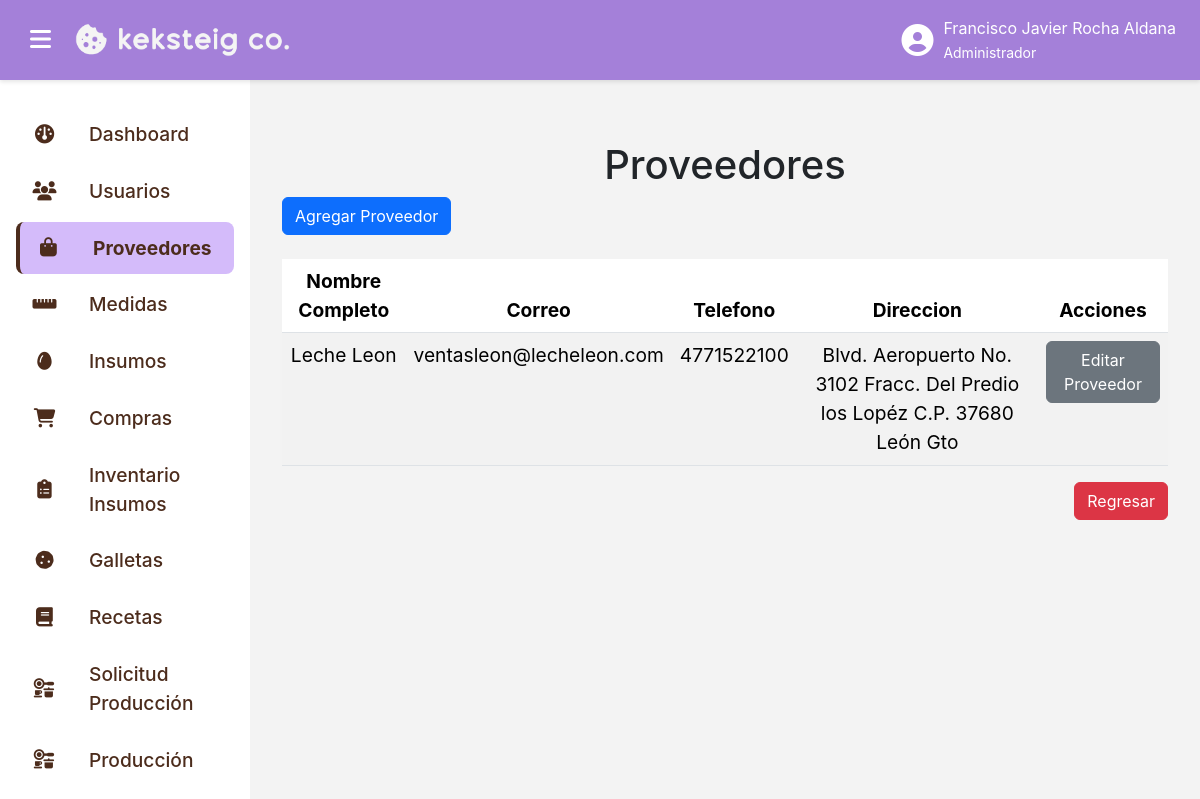
/proveedores/lista_proveedores/ (signed in), run on the app's committed database.
### proveedores_app/models.py (models this page shows, shortened)
class Proveedor(models.Model):
    nombre = models.TextField(max_length=100)
    email = models.TextField(max_length=100)
    telefono = models.TextField(max_length=15)
    direccion = models.TextField(max_length=200)

### proveedores_app/views.py (the view, shortened to what this page needs)
# urls.py: path("lista_proveedores/", login_required(ListaProveedoresView.as_view()), name="lista_proveedores"),
class ListaProveedoresView(PermissionRequiredMixin, TemplateView):
    permission_required = ["proveedores_app.view_Proveedor"]
    login_url = "login"
    template_name = "lista_proveedores.html"
    def get_context_data(self):
        lista = Proveedor.objects.all()
        return {
            "lista": lista
        }

### proveedores_app/templates/lista_proveedores.html (shortened to what this page needs)
{% extends "base.html" %}
{% load static %}
{% block content %}
<div class="pantalla-completa">
    <div class="menu">
        <h1 class="text-center">
            Proveedores
        </h1>
        <a class="btn btn-primary" href="{% url "crear_proveedores" %}">
            Agregar Proveedor
        </a>
        <div class="row d-flex mt-4">
            <div class="col-lg-12 col-md-12 col-sm-12 col-12">
                <div class="d-flex align-items-center justify-content-center">
                    <table class="table table-hover table-striped">
                        <thead>
                            <th class="text-center">
                                Nombre Completo
                            </th>
                            <th class="text-center">
                                Correo
                            </th>
                            <th class="text-center">
                                Telefono
                            </th>
                            <th class="text-center">
                                Direccion
                            </th>
                            <th class="text-center">
                                Acciones
                            </th>
                        </thead>
                        <tbody>
                            {% for item in lista %}
                                <tr>
                                    <td class="text-center">
                                        {{ item.nombre }}
                                    </td>
                                    <td class="text-center">
                                        {{ item.email }}
                                    </td>
                                    <td class="text-center">
                                        {{ item.telefono }}
                                    </td>
                                    <td class="text-center">
                                        {{ item.direccion }}
                                    </td>
                                    <td class="text-center">
                                        <a class="btn btn-secondary" href="{% url "editar_proveedores" item.id %}">
                                            Editar Proveedor
                                        </a>
                                    </td>
                                </tr>
                            {% endfor %}
                        </tbody>
                    </table>
                </div>
            </div>
        </div>
        <div class="d-flex align-items-center justify-content-end">
            <a class="btn btn-danger" href="{% url "home" %}">
                Regresar
            </a>
        </div>
    </div>
</div>
{% endblock content %}

### templates/base.html (shortened to what this page needs)
{% load static %}
<!DOCTYPE html>
<html lang="es">
<head>
    <link rel="stylesheet" href="{% static 'css/bootstrap.min.css' %}">
    <link href="https://cdnjs.cloudflare.com/ajax/libs/font-awesome/6.7.2/css/all.min.css" rel="stylesheet">
    <link rel="stylesheet" href="{% static 'css/styles.css' %}">
</head>
<body>
    <div class="topbar">
        <div class="d-flex align-items-center gap-3">
            <button class="sidebar-toggle" id="menuToggle">
                <i class="fas fa-bars"></i>
            </button>
            <a href="{% url 'home' %}" style="text-decoration: none;" class="logo-container">
                <img src="{% static 'image/logo-horizontal-light.png' %}" alt="Don Galleto Logo" class="logo">
            </a>
        </div>
        <div class="user-info">
            <i class="fas fa-user-circle"></i>
            <span>
                {{ user.first_name }} {{ user.last_name }}
                <br>
                <small>
                    {% for group in user.groups.all %}
                        {{ group.name }}
                    {% empty %}
                        El usuario no pertenece a ningún grupo.
                    {% endfor %}
                </small>
            </span>
        </div>
    </div>
    <div class="sidebar {% if is_sidebar_collapsed %}collapsed{% endif %}" id="sidebar">
        {% for grupo in request.user.groups.all %}
            {% if grupo.name == 'Administrador' %}
                <a href="{% url 'home' %}" class="{% if request.resolver_match.url_name == 'home' %}active{% endif %}">
                    <i class="fa-solid fa-dashboard"></i>
                    <span>
                        Dashboard
                    </span>
                </a>
            {% endif %}
            {% if grupo.name == 'Administrador' %}
                <a href="{% url 'lista_usuarios' %}" class="{% if '/usuarios/' in request.path %}active{% endif %}">
                    <i class="fas fa-users"></i>
                    <span>
                        Usuarios
                    </span>
                </a>
            {% endif %}
            {% if grupo.name == 'Administrador' %}
                <a href="{% url 'lista_proveedores' %}" class="{% if request.resolver_match.url_name == 'lista_proveedores' %}active{% endif %}">
                    <i class="fa-solid fa-bag-shopping"></i>
                    <span>
                        Proveedores
                    </span>
                </a>
            {% endif %}
            {% if grupo.name == 'Administrador' %}
                <a href="{% url 'lista_medidas' %}" class="{% if request.resolver_match.url_name == 'lista_medidas' %}active{% endif %}">
                    <i class="fa-solid fa-ruler-horizontal"></i>
                    <span>
                        Medidas
                    </span>
                </a>
            {% endif %}
            {% if grupo.name == 'Administrador' %}
                <a href="{% url 'lista_insumos' %}" class="{% if request.resolver_match.url_name == 'lista_insumos' %}active{% endif %}">
                    <i class="fa-solid fa-egg"></i>
                    <span>
                        Insumos
                    </span>
                </a>
            {% endif %}
            {% if grupo.name == 'Administrador' %}
                <a href="{% url 'lista_compras' %}" class="{% if request.resolver_match.url_name == 'lista_compras' %}active{% endif %}">
                    <i class="fa-solid fa-cart-shopping"></i>
                    <span>
                        Compras
                    </span>
                </a>
            {% endif %}
            {% if grupo.name == 'Administrador' %}
                <a href="{% url 'lista_inventario' %}" class="{% if request.resolver_match.url_name == 'lista_inventario' %}active{% endif %}">
                    <i class="fa-solid fa-clipboard-list"></i>
                    <span>
                        Inventario Insumos
                    </span>
                </a>
            {% endif %}
            {% if grupo.name == 'Administrador' %}
                <a href="{% url 'lista_galletas' %}" class="{% if request.resolver_match.url_name == 'lista_galletas' %}active{% endif %}">
                    <i class="fa-solid fa-cookie"></i>
                    <span>
                        Galletas
                    </span>
                </a>
            {% endif %}
            {% if grupo.name == 'Administrador' %}
                <a href="{% url 'lista_recetas' %}" class="{% if request.resolver_match.url_name == 'lista_recetas' %}active{% endif %}">
                    <i class="fa-solid fa-book"></i>
                    <span>
                        Recetas
                    </span>
                </a>
            {% endif %}
            {% if grupo.name == 'Administrador' %}
                <a href="{% url 'lista_solicitarproducciones' %}" class="{% if request.resolver_match.url_name == 'lista_solicitarproducciones' %}active{% endif %}">
                    <i class="fa-solid fa-kitchen-set"></i>
                    <span>
                        Solicitud Producción
                    </span>
                </a>
            {% endif %}
            {% if grupo.name == 'Administrador' %}
                <a href="{% url 'lista_producciones' %}" class="{% if request.resolver_match.url_name == 'lista_producciones' %}active{% endif %}">
                    <i class="fa-solid fa-kitchen-set"></i>
                    <span>
                        Producción
                    </span>
                </a>
            {% endif %}
            {% if grupo.name == 'Administrador' %}
                <a href="{% url 'lista_mermas' %}" class="{% if request.resolver_match.url_name == 'lista_mermas' %}active{% endif %}">
                </a>
            {% endif %}
        {% endfor %}
    </div>
    <div class="content">
        {% block content %}
        {% endblock content %}
    </div>
</body>
</html>

### static/css/styles.css (style rules this page uses)
:root { --primary-color: #a480d9; --primary-dark: #8a66c9; --primary-light: #d4bbfa; --text-color: #4C2C1C; --danger-color: #de3421; --danger-dark: #c42e1c; --background-color: #f3f3f3; --border-color: #dee2e6; --white: #fff; }
body { margin: 0; font-family: 'SFPRODISPLAY', sans-serif; font-size: 1.2rem; background-color: var(--background-color); }
.content { margin-left: 250px; margin-top: 80px; padding: 2rem; transition: margin-left 0.3s ease; }
.topbar { position: fixed; top: 0; left: 0; width: 100%; height: 80px; background-color: var(--primary-color); display: flex; align-items: center; justify-content: space-between; padding: 0 1.5rem; z-index: 1050; box-shadow: 0 2px 4px rgba(0, 0, 0, 0.1); }
.topbar img.logo { height: 50px; transition: transform 0.3s ease; }
.sidebar-toggle { background: none; border: none; font-size: 1.5rem; color: var(--white); }
.sidebar { width: 250px; height: 100vh; background-color: var(--white); position: fixed; top: 80px; left: 0; padding: 1.5rem 1rem; transition: transform 0.3s ease; z-index: 1000; overflow-y: auto; scrollbar-width: thin; }
.sidebar a { display: flex; align-items: center; gap: 2rem; padding: 0.75rem 1rem; margin: 0.25rem 0; border: none; background: none; color: #4C2C1C; font-weight: 500; text-decoration: none; border-radius: 8px; width: 100%; transition: all 0.3s ease; }
.sidebar a i { min-width: 25px; text-align: center; }
.sidebar a span { text-align: left; flex: 1; }
.sidebar a i { transition: transform 0.3s ease; }
.sidebar a.active { background-color: var(--primary-light); border-left: 4px solid var(--text-color); font-weight: bold; }
.user-info { position: relative; display: flex; align-items: center; gap: 10px; font-size: 1rem; color: var(--white); cursor: pointer; }
.user-info i { font-size: 2rem; }
.user-info > span { display: block; }

### data on the page
Proveedor: nombre "Leche Leon", email "ventasleon@lecheleon.com", telefono "4771522100", direccion "Blvd. Aeropuerto No. 3102 Fracc. Del Predio los Lopéz C.P. 37680 León Gto"

### other printed values
{{ user.first_name }} "Francisco Javier"
{{ user.last_name }} "Rocha Aldana"
{{ group.name }} "Administrador"
